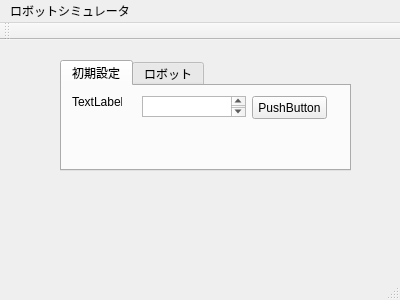
<?xml version="1.0" encoding="UTF-8"?>
<ui version="4.0">
 <class>MainWindow</class>
 <widget class="QMainWindow" name="MainWindow">
  <property name="geometry">
   <rect>
    <x>0</x>
    <y>0</y>
    <width>400</width>
    <height>300</height>
   </rect>
  </property>
  <property name="windowTitle">
   <string>MainWindow</string>
  </property>
  <widget class="QWidget" name="centralWidget">
   <widget class="QTabWidget" name="tabWidget">
    <property name="geometry">
     <rect>
      <x>60</x>
      <y>20</y>
      <width>291</width>
      <height>111</height>
     </rect>
    </property>
    <property name="currentIndex">
     <number>0</number>
    </property>
    <widget class="QWidget" name="tab">
     <attribute name="title">
      <string>初期設定</string>
     </attribute>
     <widget class="QLabel" name="label">
      <property name="geometry">
       <rect>
        <x>10</x>
        <y>10</y>
        <width>50</width>
        <height>12</height>
       </rect>
      </property>
      <property name="text">
       <string>TextLabel</string>
      </property>
     </widget>
     <widget class="QPushButton" name="pushButton">
      <property name="geometry">
       <rect>
        <x>190</x>
        <y>10</y>
        <width>75</width>
        <height>23</height>
       </rect>
      </property>
      <property name="text">
       <string>PushButton</string>
      </property>
     </widget>
     <widget class="QTextEdit" name="textEdit">
      <property name="geometry">
       <rect>
        <x>80</x>
        <y>10</y>
        <width>104</width>
        <height>21</height>
       </rect>
      </property>
     </widget>
     <widget class="QToolBox" name="toolBox">
      <property name="geometry">
       <rect>
        <x>20</x>
        <y>130</y>
        <width>69</width>
        <height>121</height>
       </rect>
      </property>
      <property name="currentIndex">
       <number>0</number>
      </property>
      <widget class="QWidget" name="page">
       <property name="geometry">
        <rect>
         <x>0</x>
         <y>0</y>
         <width>69</width>
         <height>69</height>
        </rect>
       </property>
       <attribute name="label">
        <string>Page 1</string>
       </attribute>
      </widget>
      <widget class="QWidget" name="page_2">
       <property name="geometry">
        <rect>
         <x>0</x>
         <y>0</y>
         <width>69</width>
         <height>69</height>
        </rect>
       </property>
       <attribute name="label">
        <string>Page 2</string>
       </attribute>
      </widget>
     </widget>
    </widget>
    <widget class="QWidget" name="tab_2">
     <attribute name="title">
      <string>ロボット</string>
     </attribute>
    </widget>
   </widget>
  </widget>
  <widget class="QToolBar" name="mainToolBar">
   <attribute name="toolBarArea">
    <enum>TopToolBarArea</enum>
   </attribute>
   <attribute name="toolBarBreak">
    <bool>false</bool>
   </attribute>
  </widget>
  <widget class="QStatusBar" name="statusBar"/>
  <widget class="QMenuBar" name="menuBar">
   <property name="geometry">
    <rect>
     <x>0</x>
     <y>0</y>
     <width>400</width>
     <height>24</height>
    </rect>
   </property>
   <widget class="QMenu" name="menu">
    <property name="title">
     <string>ロボットシミュレータ</string>
    </property>
   </widget>
   <addaction name="menu"/>
  </widget>
 </widget>
 <layoutdefault spacing="6" margin="11"/>
 <resources/>
 <connections/>
</ui>
